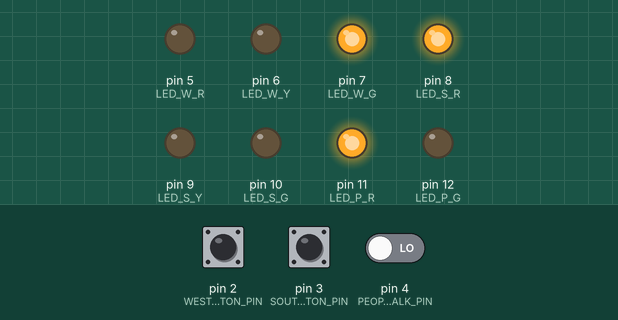
Simulated run of this sketch. Board: Arduino Uno, built with avr-gcc and run on an emulated ATmega328P. On the bench: output pins drawn as LEDs (lit = HIGH). Dashed ring = blinking. The test bench sets the inputs (shaded band); at power-on: pin 3 (SOUTH_BUTTON_PIN) LOW, pin 2 (WEST_BUTTON_PIN) LOW, pin 4 (PEOPLE_WALK_PIN) LOW.

Above: at 6.8 s.
6.9 s: pin 3 (SOUTH_BUTTON_PIN) pulled HIGH for 2.6 s
At 9.7 s:
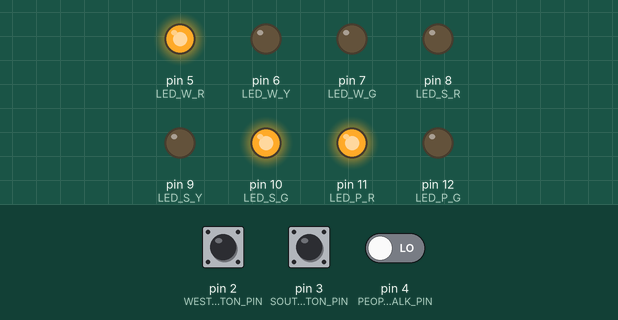
11.0 s: pin 2 (WEST_BUTTON_PIN) pulled HIGH for 2.6 s
At 12.45 s:
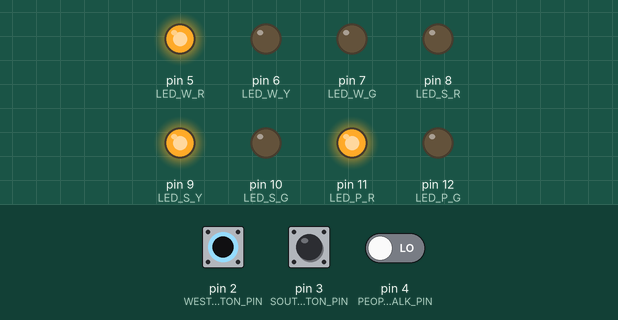
15.1 s: pin 4 (PEOPLE_WALK_PIN) driven HIGH
At 17.4 s:
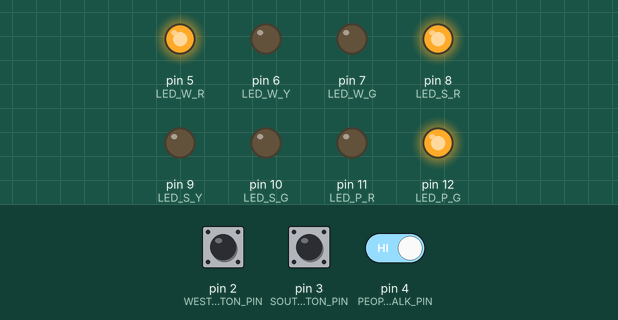
18.4 s: pin 2 (WEST_BUTTON_PIN) pulled HIGH for 2.6 s
At 19.05 s:
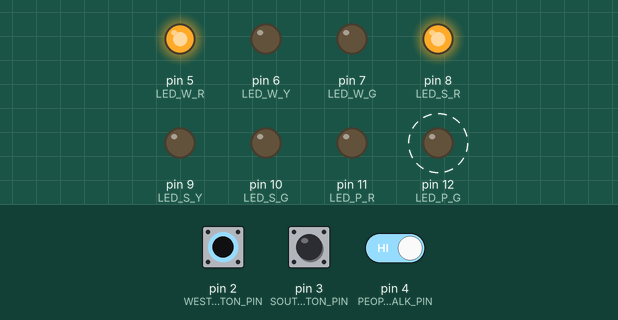
22.5 s: pin 4 (PEOPLE_WALK_PIN) driven LOW
At 23.1 s:
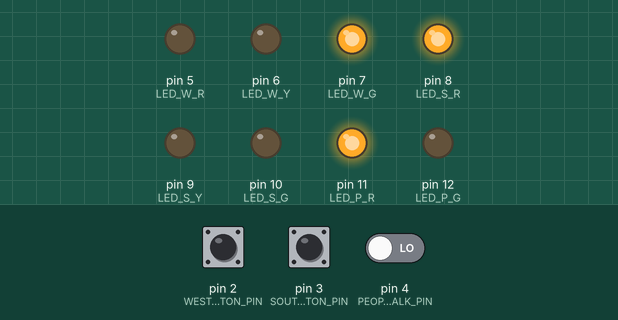
Timing chart, 0 to 25.5 s (numbered marks = the images above; inputs shaded):
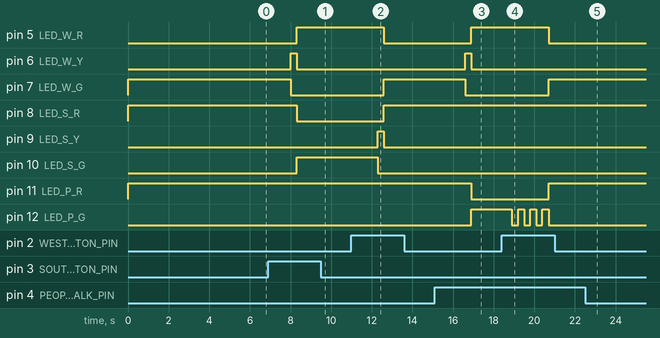

Measured:
- after the input at 6.9 s, pin 5 (LED_W_R), pin 10 (LED_S_G): LOW → HIGH after 1.4 s; pin 6 (LED_W_Y): LOW → HIGH after 1.1 s, → LOW 0.30 s later; pin 7 (LED_W_G): HIGH → LOW after 1.1 s; pin 8 (LED_S_R): HIGH → LOW after 1.4 s
- after the input at 11.0 s, pin 5 (LED_W_R): HIGH → LOW after 1.6 s; pin 7 (LED_W_G), pin 8 (LED_S_R): LOW → HIGH after 1.6 s; pin 9 (LED_S_Y): LOW → HIGH after 1.3 s, → LOW 0.30 s later; pin 10 (LED_S_G): HIGH → LOW after 1.3 s
- after the input at 15.1 s, pin 5 (LED_W_R), pin 12 (LED_P_G): LOW → HIGH after 1.8 s; pin 6 (LED_W_Y): LOW → HIGH after 1.5 s, → LOW 0.30 s later; pin 7 (LED_W_G): HIGH → LOW after 1.5 s; pin 11 (LED_P_R): HIGH → LOW after 1.8 s
- after the input at 18.4 s, pin 5 (LED_W_R): HIGH → LOW after 2.3 s; pin 7 (LED_W_G), pin 11 (LED_P_R): LOW → HIGH after 2.3 s; pin 12 (LED_P_G): alternates HIGH for 0.30 s and LOW for 0.30 s, 7 changes in all, then stays LOW, starting after 0.50 s
- after the input at 22.5 s, pin 5 (LED_W_R), pin 12 (LED_P_G): stays LOW (without the input it goes to HIGH after 0.50 s); pin 6 (LED_W_Y): stays LOW (without the input it goes to HIGH after 0.20 s); pin 7 (LED_W_G): stays HIGH (without the input it goes to LOW after 0.20 s); pin 11 (LED_P_R): stays HIGH (without the input it goes to LOW after 0.50 s)

The sketch:

FSM.ino
```cpp
#define LED_W_R 5
#define LED_W_Y 6
#define LED_W_G 7
#define WEST_BUTTON_PIN 2
#define LED_S_R 8
#define LED_S_Y 9
#define LED_S_G 10
#define LED_P_R 11
#define LED_P_G 12
#define SOUTH_BUTTON_PIN 3
#define goW 0
#define waitW 1
#define goS 2
#define waitS 3
#define waitPS 4
#define waitPW 5
#define goP 6
#define brink 7
#define PEOPLE_WALK_PIN 4

struct State {unsigned long ST_Out;    // 6-bit pattern to street output
unsigned long Time;      // delay in msunits
unsigned long Next[8];}; // next state for inputs 0,1,2,3

typedef const struct State SType;

SType FSM[13]={{B01001100,2000,{goW,goW,waitW,waitW,waitPW,waitPW,waitPW,waitW}},  //goW
	{B01001010,300,{goS,goS,goS,goS,goS,goS,goS,goS}},                               //waitW
	{B01100001,2000,{goS,waitS,goS,waitS,waitPS,waitPS,waitPS,waitPS}},                 //goS
	{B01010001,300,{goW,goW,goW,goW,goW,goW,goW,goW}},                               //waitS
  {B01010001,300,{goP,goP,goP,goP,goP,goP,goP,goP}},                               //waitPS
  {B01001010,300,{goP,goP,goP,goP,goP,goP,goP,goP}},                               //waitPW
  {B10001001,2000,{goP,brink,brink,brink,goP,brink,brink,brink}},                  //goP
  {B00001001,300,{8,8,8,8,8,8,8,8}},                                               //brink
  {B10001001,300,{9,9,9,9,9,9,9,9}},                                               //8
  {B00001001,300,{10,10,10,10,10,10,10,10}},                                       //9
  {B10001001,300,{11,11,11,11,11,11,11,11}},                                       //10
  {B00001001,300,{12,12,12,12,12,12,12,12}},                                       //11
  {B10001001,300,{goP,goW,goS,goW,goP,goW,goS,goW}},                               //12
};

unsigned long S=0;  // index to the current state
void setup() {
  pinMode(LED_W_R, OUTPUT);
  pinMode(LED_W_Y, OUTPUT);
  pinMode(LED_W_G, OUTPUT);
  pinMode(WEST_BUTTON_PIN, INPUT);
  pinMode(LED_S_R, OUTPUT);
  pinMode(LED_S_Y, OUTPUT);
  pinMode(LED_S_G, OUTPUT);
  pinMode(LED_P_G, OUTPUT);
  pinMode(LED_P_R, OUTPUT);
  pinMode(SOUTH_BUTTON_PIN, INPUT);
  pinMode(PEOPLE_WALK_PIN, INPUT);
}

int input,WEST_BUTTON,SOUTH_BUTTON,PEOPLE_BUTTON;
void loop() {
  digitalWrite(LED_W_R, FSM[S].ST_Out& B00000001);
  digitalWrite(LED_W_Y, FSM[S].ST_Out& B00000010);
  digitalWrite(LED_W_G, FSM[S].ST_Out& B00000100);
  digitalWrite(LED_S_R, FSM[S].ST_Out& B00001000);
  digitalWrite(LED_S_Y, FSM[S].ST_Out& B00010000);
  digitalWrite(LED_S_G, FSM[S].ST_Out& B00100000);
  digitalWrite(LED_P_R, FSM[S].ST_Out& B01000000);
  digitalWrite(LED_P_G, FSM[S].ST_Out& B10000000);
  delay(FSM[S].Time);

  WEST_BUTTON = digitalRead(WEST_BUTTON_PIN);
  SOUTH_BUTTON = digitalRead(SOUTH_BUTTON_PIN);
  PEOPLE_BUTTON = digitalRead(PEOPLE_WALK_PIN);
  input = (SOUTH_BUTTON*2)+WEST_BUTTON+(PEOPLE_BUTTON*4);
  S = FSM[S].Next[input];
}
```
